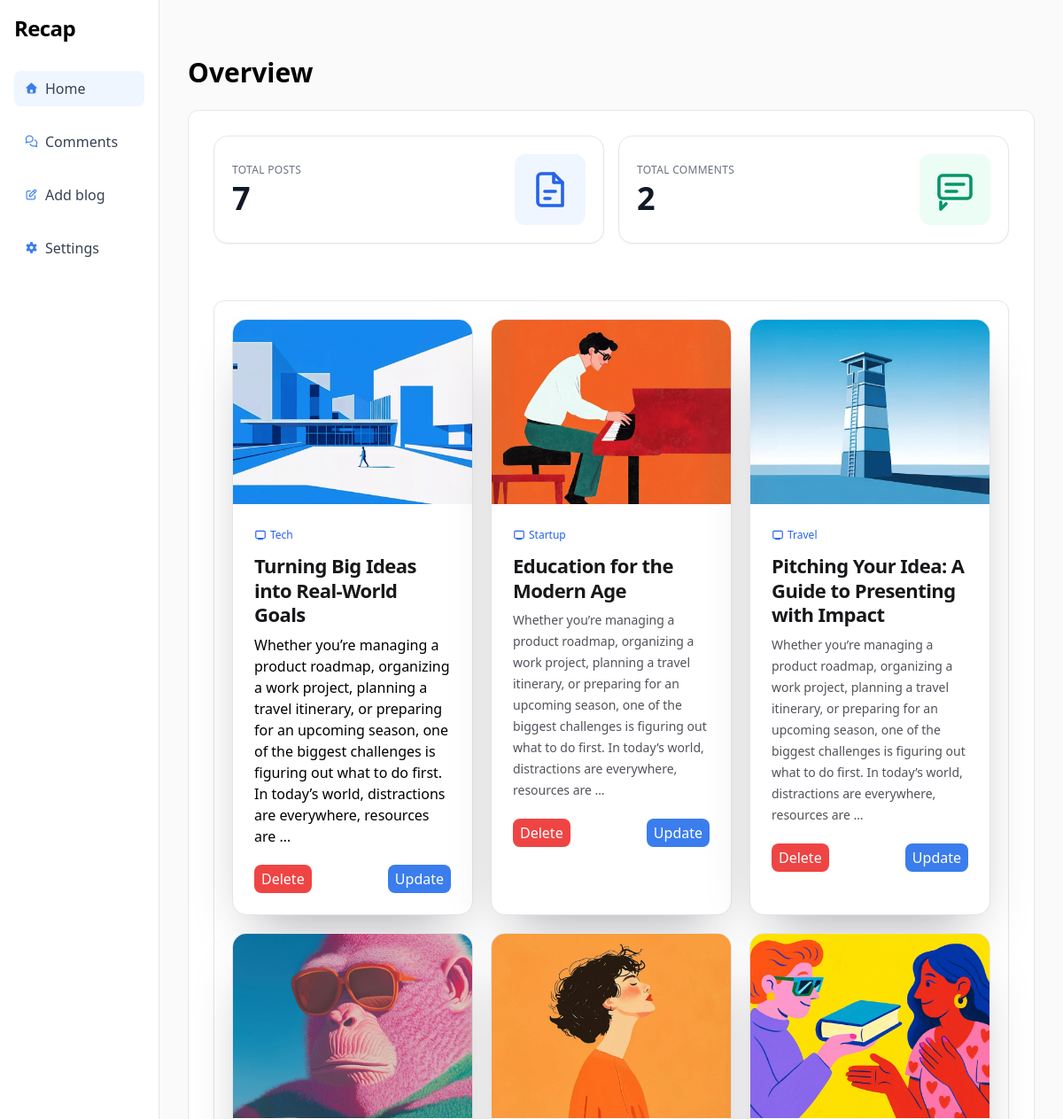
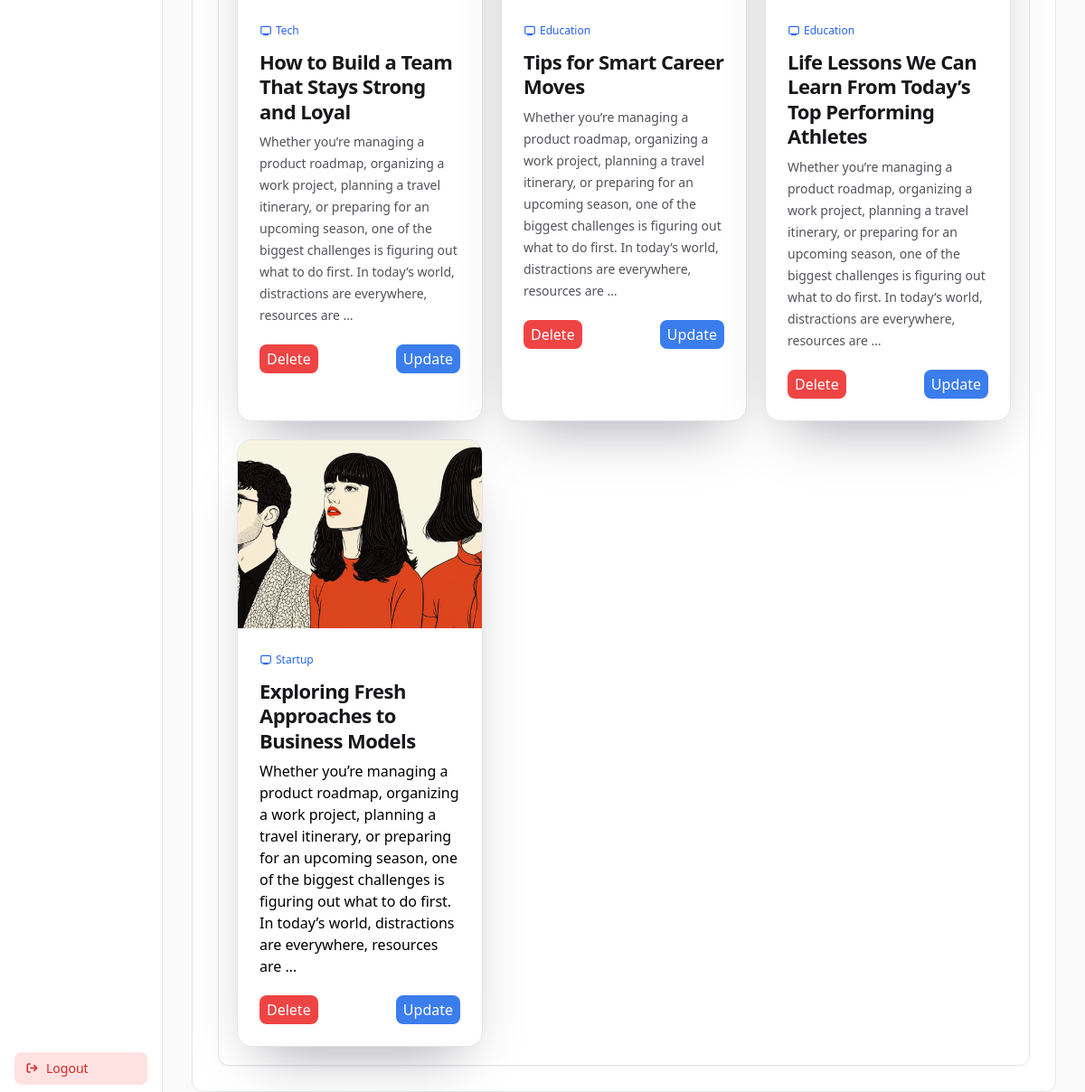
/dashboard/home/ (signed in), run on the app's committed database (2 pictures, top to bottom).
### core/models.py (models this page shows, shortened)
class Blog(models.Model):
    title = models.CharField(max_length=100)
    content = RichTextField(blank=True, null=True)
    views = models.IntegerField(default=0, blank=True, null=True)
    likes = models.IntegerField(default=0, blank=True, null=True)
    created_at = models.DateTimeField(auto_now_add=True)
    image = models.ImageField(upload_to='image')
    category = models.ForeignKey(Category, on_delete=models.SET_NULL, null=True)
    author = models.ForeignKey( "core.Author" , on_delete=models.SET_NULL, null=True)

class Category(models.Model):
    title = models.CharField(max_length=100)
    description = models.TextField(blank=True, null=True)
    image = models.ImageField(upload_to='image', null=True, blank=True)

### core/views.py (the view)
# urls.py: path("dashboard/home/", views.home, name="dashboard_home"),
@login_required
def home(request,):
    author = Author.objects.get(user=request.user)
    blogs = Blog.objects.filter(author=author)
    comments = Comment.objects.filter(blog__author=author)
    context={
        'blogs':blogs,
        'author':author,
        'comments':comments
    }
    return render(request, 'dashboard/home.html', context)

### templates/dashboard/home.html (shortened to what this page needs)
<!DOCTYPE html>
<html lang="en">
<head>
    <script src="https://cdn.tailwindcss.com"></script>
    <link rel="stylesheet" href="https://cdnjs.cloudflare.com/ajax/libs/font-awesome/7.0.1/css/all.min.css"
 />
</head>
<body class="flex h-screen relative gap-10 bg-zinc-50">
    <aside class="h-full inset-y-0 fixed w-[15%]">
        {% include 'sidebar.html' %}
    </aside>
    <main class="p-8 flex-1 ml-[15%] pt-[4rem] ">
        <h1 class="font-bold text-3xl">Overview</h1>
        <div class="border border-gray-200 rounded-xl mt-6 h-fit p-7 bg-white">
            <div class="flex flex-col gap-4 md:flex-row">
                <div class="flex w-full items-center justify-between rounded-2xl border border-gray-200 bg-white p-5 shadow-sm
                           transition hover:-translate-y-0.5 hover:shadow-md">
                    <div>
                        <p class="text-xs font-medium uppercase tracking-wide text-gray-500">
                            Total posts
                        </p>
                        <h1 class="mt-1 text-4xl font-semibold tracking-tight text-gray-900">
                            {{ blogs.count }}
                        </h1>
                    </div>
                    <div class="flex h-20 w-20 items-center justify-center rounded-xl bg-blue-50 text-blue-600">
                        <svg xmlns="http://www.w3.org/2000/svg" viewBox="0 0 24 24" class="h-12 w-12" fill="none"
                            stroke="currentColor" stroke-width="1.8" stroke-linecap="round" stroke-linejoin="round">
                            <path d="M7 3h7l5 5v13H7a2 2 0 0 1-2-2V5a2 2 0 0 1 2-2z" />
                            <path d="M14 3v5h5" />
                            <path d="M9 13h6" />
                            <path d="M9 17h3" />
                        </svg>
                    </div>
                </div>
                <div class="flex w-full items-center justify-between rounded-2xl border border-gray-200 bg-white p-5 shadow-sm
                           transition hover:-translate-y-0.5 hover:shadow-md">
                    <div>
                        <p class="text-xs font-medium uppercase tracking-wide text-gray-500">
                            Total comments
                        </p>
                        <h1 class="mt-1 text-4xl font-semibold tracking-tight text-gray-900">
                            {{ comments.count }}
                        </h1>
                    </div>
                    <div class="flex h-20 w-20 items-center justify-center rounded-xl bg-emerald-50 text-emerald-600">
                        <svg xmlns="http://www.w3.org/2000/svg" viewBox="0 0 24 24" class="h-12 w-12" fill="none"
                            stroke="currentColor" stroke-width="1.8" stroke-linecap="round" stroke-linejoin="round">
                            <path d="M7 20l-3 3v-4" />
                            <rect x="3" y="4" width="18" height="13" rx="2" ry="2" />
                            <path d="M7 9h10" />
                            <path d="M7 13h6" />
                        </svg>
                    </div>
                </div>
            </div>
            <div class="grid grid-cols-3 gap-5 mt-[4rem] border border-gray-200 p-5 rounded-xl shadow-sm">
                {% for b in blogs %}
                <article class="group block overflow-hidden rounded-2xl border border-zinc-200 bg-white
                                           shadow-[0_30px_60px_-25px_rgba(2,6,23,0.35)]
                                           dark:border-zinc-800 dark:bg-zinc-900">
                    <img src="{{ b.image.url }}" alt="{{ b.title }}" class="h-52 w-full object-cover" />
                    <div class="p-6">
                        <span class="inline-flex items-center gap-1 text-[12px] font-medium text-blue-600
                                               group-hover:underline dark:text-blue-400">
                            <svg class="h-3.5 w-3.5" viewBox="0 0 24 24" fill="none" stroke="currentColor"
                                stroke-width="2">
                                <rect x="3" y="4" width="18" height="14" rx="2"></rect>
                                <path d="M7 20h10"></path>
                            </svg>
                            {{ b.category.title }}
                        </span>
                        <h2
                            class="mt-2 text-[22px] font-bold leading-tight tracking-tight text-zinc-900 dark:text-zinc-100">
                            {{ b.title }}
                        </h2>
                        <p class="mt-2 text-[14px] leading-6 text-zinc-600 dark:text-zinc-400">
                            {{ b.content|truncatewords:40|safe }}
                        </p>
                        <div class="mt-5 flex items-center justify-between">
                            <a href="{% url 'blog_delete' b.id%}" class="py-1 px-2 bg-red-500 text-white font-medium rounded-lg">Delete</a>
                            <a href="{% url 'blog_update' b.id %}" class="py-1 px-2 bg-[#3B7DED] text-white font-medium rounded-lg">Update</a>
                        </div>
                    </div>
                </article>
                {% endfor %}
            </div>
    </main>
</body>
</html>

### templates/sidebar.html (shortened to what this page needs)
<nav class="min-h-screen border-r border-gray-200 bg-white p-4">
    <a href="{% url 'index' %}" class="text-2xl font-bold tracking-tight">
        Recap
    </a>
    <div class="mt-8 flex h-[calc(100vh-4.5rem)]  flex-col justify-between">
        <ul class="flex flex-col gap-5 ">
            <li>
                <a href="{% url 'dashboard_home' %}" class="flex items-center gap-2 rounded-lg px-3 py-2 font-medium text-gray-700
                               hover:bg-blue-50 hover:text-blue-700 active:bg-blue-100
                               {% if request.resolver_match.url_name == 'dashboard_home' %}
                                   bg-blue-50 text-blue-700
                               {% endif %}">
                    <i class="fa-solid fa-house text-xs text-[#3B7DED]"></i>
                    <span>Home</span>
                </a>
            </li>
            <li>
                <a href="{% url 'dashboard_comments' %}" class="flex items-center gap-2 rounded-lg px-3 py-2 font-medium text-gray-700
                               hover:bg-blue-50 hover:text-blue-700 active:bg-blue-100
                               ">
                    <i class="fa-regular fa-comments text-xs text-[#3B7DED]"></i>
                    <span>Comments</span>
                </a>
            </li>
            <li>
                <a href="{% url 'add_blog' %}" class="flex items-center gap-2 rounded-lg px-3 py-2 font-medium text-gray-700
                               hover:bg-blue-50 hover:text-blue-700 active:bg-blue-100
                               ">
                    <i class="fa-regular fa-pen-to-square text-xs text-[#3B7DED]"></i>
                    <span>Add blog</span>
                </a>
            </li>
            <li>
                <a href="{% url 'settings' %}" class="flex items-center gap-2 rounded-lg px-3 py-2 font-medium text-gray-700
                               hover:bg-blue-50 hover:text-blue-700 active:bg-blue-100
                               ">
                    <i class="fa-solid fa-gear text-xs text-[#3B7DED]"></i>
                    <span>Settings</span>
                </a>
            </li>
        </ul>
        <a href="{% url 'logout' %}" class="mt-4 mb-4 flex items-center gap-2 rounded-lg px-3 py-2 text-sm font-medium text-red-600
                  bg-red-100 hover:bg-red-50 active:bg-red-100">
            <i class="fa-solid fa-arrow-right-from-bracket text-xs"></i>
            <span>Logout</span>
        </a>
    </div>
</nav>

### data on the page
Blog: image (picture), category "Tech", title "Turning Big Ideas into Real-World Goals", content "Whether you’re managing a product roadmap, organizing a work project, planning a travel itinerary, or preparing for an upcoming season, one of the biggest challenges is figuring out what to do first. In today’s world, distractions are everywhere, resources are …"
Blog: image (picture), category "Startup", title "Education for the Modern Age", content "Whether you’re managing a product roadmap, organizing a work project, planning a travel itinerary, or preparing for an upcoming season, one of the biggest challenges is figuring out what to do first. In today’s world, distractions are everywhere, resources are …"
Blog: image (picture), category "Travel", title "Pitching Your Idea: A Guide to Presenting with Impact", content "Whether you’re managing a product roadmap, organizing a work project, planning a travel itinerary, or preparing for an upcoming season, one of the biggest challenges is figuring out what to do first. In today’s world, distractions are everywhere, resources are …"
Blog: image (picture), category "Tech", title "How to Build a Team That Stays Strong and Loyal", content "Whether you’re managing a product roadmap, organizing a work project, planning a travel itinerary, or preparing for an upcoming season, one of the biggest challenges is figuring out what to do first. In today’s world, distractions are everywhere, resources are …"
Blog: image (picture), category "Education", title "Tips for Smart Career Moves", content "Whether you’re managing a product roadmap, organizing a work project, planning a travel itinerary, or preparing for an upcoming season, one of the biggest challenges is figuring out what to do first. In today’s world, distractions are everywhere, resources are …"
Blog: image (picture), category "Education", title "Life Lessons We Can Learn From Today’s Top Performing Athletes", content "Whether you’re managing a product roadmap, organizing a work project, planning a travel itinerary, or preparing for an upcoming season, one of the biggest challenges is figuring out what to do first. In today’s world, distractions are everywhere, resources are …"
Blog: image (picture), category "Startup", title "Exploring Fresh Approaches to Business Models", content "Whether you’re managing a product roadmap, organizing a work project, planning a travel itinerary, or preparing for an upcoming season, one of the biggest challenges is figuring out what to do first. In today’s world, distractions are everywhere, resources are …"

### other printed values
{{ blogs.count }} "7"
{{ comments.count }} "2"
